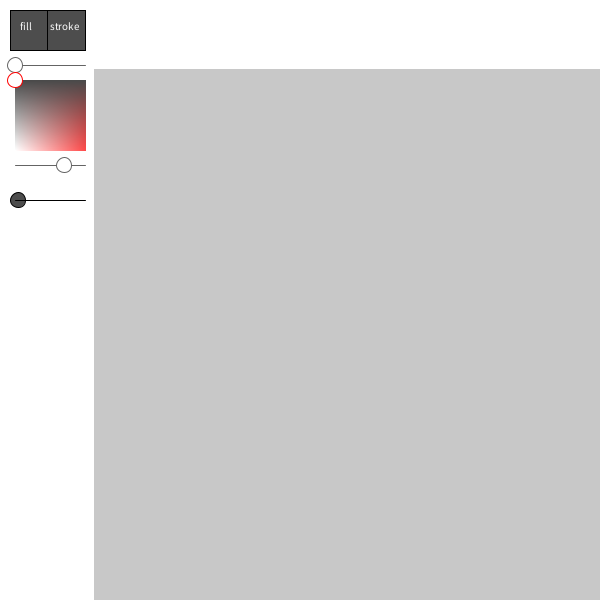
Frame 1 (no input)
Frame 60 (the mouse pressed at the canvas centre just before this capture): identical to frame 1, image omitted
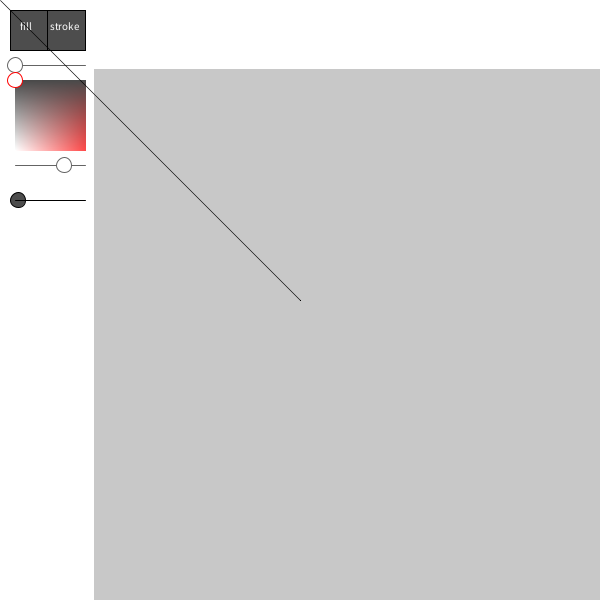
Frame 120 (the mouse held since frame 60 and released just before this capture)

The Processing sketch that drew these frames (run headless with seeded random() and noise(); from frame 60 on, the mouse is pressed at the canvas centre):

// Processing sketch: processing_95325
// ── processing_95325.pde

colorpallet[] c = new colorpallet[2];
drawtool dt = new drawtool();
hslider ahs = new hslider(15, 200, 70, 15, 3);
int mode = 0;
aswitch s = new aswitch(10, 10, 75, 40, 2);
String b = "stroke", a = "fill";
void setup() {
  size(600, 600);
  colorMode(HSB);
  c [0] = new colorpallet(15, 80, 70);
  c [1] = new colorpallet(15, 80, 70);
}



void draw() {
background(200);
fill(255);
noStroke();
rect(-1, -1, 95, height+1);
rect(-1, -1, width+1, 70);
stroke(100);
strokeWeight(ahs.slvar);
c[s.wbp].everything();
s.drawaswitch();
ahs.draw();
ahs.drawellipse();
fill(255);
textSize(11);
text(a, 20, 30);
text(b, 50, 30);
fill(c[0].output);
stroke(c[1].output);
dt.diplaydrawtool();
}




class colorpallet {
  float x, y, s, ex, ey, aas, b;
  color output;
  hslider as;
  hslider as2;
  colorpallet(float xv, float yv, float aasv) {
    x=xv;
    y=yv;
    aas=aasv;
    as = new hslider(x, y-15, aas, 255, 0);
    as2 = new hslider(x, (y+15)+aas, aas, 255, 49);
    ex=x+s;
    ey=y+s;
  }
  void everything() {
    strokeWeight(1);
    if(checkwithinparameters(x, y, aas, aas, mouseX, mouseY) && mousePressed) {
    s = (mouseX-x)*(255/aas);
    b = (mouseY-y)*(255/aas);
    ex=mouseX;
    ey=mouseY;
    }
    as.draw();
    as.drawellipse();
    as2.draw();
    as2.drawellipse();
    pallet(x, y, aas, 255, as.slvar);
    output = color(as.slvar, s, b, as2.slvar);
          ellipse(ex, ey, 15, 15);
  }
}



boolean checkwithinparameters(float x, float y, float xs, float ys, float tx, float ty) {
  if(tx < x+xs && tx > x && ty < y+ys && ty > y) {
    return true;
  }
  else {
    return false;
  }
}



void pallet(float x, float y, float s, float m, float h) {
  for(int ax = 0; ax < s+1; ax++) {
    for(int ay = 0; ay < s+1; ay++) {
      stroke(h, ax*(m/s), ay*(m/s));
      point(x+ax, y+ay);
    }
  }
}



class hslider{
  float slvar, x, y, xs, ex, max;
  hslider(float xv, float yv, float xsv, float maxvar, float stv) {
    xs = xsv;
    y=yv;
    x=xv;
    ex=x+stv;
    max=maxvar;
  }
  void draw() {
    line(x, y, x+xs, y);
    ellipse(ex, y, 15, 15);
    slvar = (ex-x)*(max/xs);
  }
  void drawellipse() {
    if(mousePressed && mouseY > y-15/2 && mouseY < y+15/2 && mouseX < x+xs && mouseX > x) {
      ex=mouseX;
    }
  }
}



class button {
  float x, y, w, h;
  boolean out;
  button(float xv, float yv, float wv, float hv) {
    x=xv;
    w=wv;
    y=yv;
    h=hv;
  }
  void drawbutton() {
    rect(x, y, w, h);
    out = checkwithinparameters(x, y, w, h, mouseX, mouseY) && mousePressed;
  }
}




class aswitch {
  float x, y, w, h;
  int numbuttons, wbp;
  button[] b;
  aswitch(float xv, float yv, float wv, float hv, int numbuttonsv) {
    x=xv;
    y=yv;
    w=wv;
    h=hv;
    numbuttons=numbuttonsv;
    b = new button[numbuttons];
    for(int i = 0; i < numbuttons; i++) {
      b[i] = new button(x+(i*(w/2)), y, w/numbuttons, h);
    }
  }
  void drawaswitch() {
    fill(c[0].output);
stroke(c[1].output);
    for(int i = 0; i < numbuttons; i++) {
      if(b[i].out == true) {
        wbp = i;
      }
    }
  for(int i = 0; i < numbuttons; i++) {
    b[i].drawbutton();
  }
  }
}



class Quad {
float x, y, w, h, s;
color cone, ctwo;
Quad(float xv, float yv, float wv, float hv, color conev, color ctwov, float sv) {
  x=xv;
  y=yv;
  w=wv;
  h=hv;
  s=sv;
  cone=conev;
  ctwo=ctwov;
}
}



class drawtool {
  ArrayList<Quad>list = new ArrayList<Quad>();
  drawtool() {
  }
  void diplaydrawtool() {
    if(mousePressed && checkwithinparameters(105, 80, width-95, height-70, mouseX, mouseY)) {
      list.add(new Quad(pmouseX, pmouseY, mouseX, mouseY, 0, c[1].output, ahs.slvar));
    }
    for(int i = 0; i < list.size(); i++) {
      strokeWeight(list.get(i).s);
      stroke(list.get(i).ctwo);
      line(list.get(i).x, list.get(i).y, list.get(i).w, list.get(i).h);
    }
  }
}
